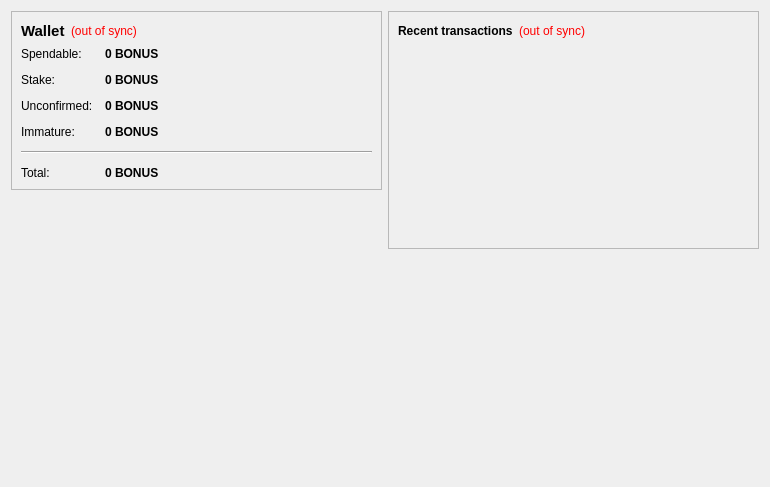
<?xml version="1.0" encoding="UTF-8"?>
<ui version="4.0">
 <class>OverviewPage</class>
 <widget class="QWidget" name="OverviewPage">
  <property name="geometry">
   <rect>
    <x>0</x>
    <y>0</y>
    <width>770</width>
    <height>487</height>
   </rect>
  </property>
  <property name="windowTitle">
   <string>Form</string>
  </property>
  <layout class="QHBoxLayout" name="horizontalLayout" stretch="1,1">
   <item>
    <layout class="QVBoxLayout" name="verticalLayout_2">
     <item>
      <widget class="QFrame" name="frame">
       <property name="frameShape">
        <enum>QFrame::StyledPanel</enum>
       </property>
       <property name="frameShadow">
        <enum>QFrame::Raised</enum>
       </property>
       <layout class="QVBoxLayout" name="verticalLayout_4">
        <item>
         <layout class="QHBoxLayout" name="horizontalLayout_4">
          <item>
           <widget class="QLabel" name="label_5">
            <property name="font">
             <font>
              <pointsize>11</pointsize>
              <weight>75</weight>
              <bold>true</bold>
             </font>
            </property>
            <property name="text">
             <string>Wallet</string>
            </property>
           </widget>
          </item>
          <item>
           <widget class="QLabel" name="labelWalletStatus">
            <property name="toolTip">
             <string>The displayed information may be out of date. Your wallet automatically synchronizes with the LuckyBlocks network after a connection is established, but this process has not completed yet.</string>
            </property>
            <property name="styleSheet">
             <string notr="true">QLabel { color: red; }</string>
            </property>
            <property name="text">
             <string notr="true">(out of sync)</string>
            </property>
            <property name="alignment">
             <set>Qt::AlignLeading|Qt::AlignLeft|Qt::AlignVCenter</set>
            </property>
           </widget>
          </item>
          <item>
           <spacer name="horizontalSpacer_2">
            <property name="orientation">
             <enum>Qt::Horizontal</enum>
            </property>
            <property name="sizeHint" stdset="0">
             <size>
              <width>40</width>
              <height>20</height>
             </size>
            </property>
           </spacer>
          </item>
         </layout>
        </item>
        <item>
         <layout class="QFormLayout" name="formLayout_2">
          <property name="fieldGrowthPolicy">
           <enum>QFormLayout::AllNonFixedFieldsGrow</enum>
          </property>
          <property name="horizontalSpacing">
           <number>12</number>
          </property>
          <property name="verticalSpacing">
           <number>12</number>
          </property>
          <item row="0" column="0">
           <widget class="QLabel" name="label">
            <property name="text">
             <string>Spendable:</string>
            </property>
           </widget>
          </item>
          <item row="0" column="1">
           <widget class="QLabel" name="labelBalance">
            <property name="font">
             <font>
              <weight>75</weight>
              <bold>true</bold>
             </font>
            </property>
            <property name="cursor">
             <cursorShape>IBeamCursor</cursorShape>
            </property>
            <property name="toolTip">
             <string>Your current spendable balance</string>
            </property>
            <property name="text">
             <string notr="true">0 BONUS</string>
            </property>
            <property name="textInteractionFlags">
             <set>Qt::LinksAccessibleByMouse|Qt::TextSelectableByKeyboard|Qt::TextSelectableByMouse</set>
            </property>
           </widget>
          </item>
          <item row="1" column="0">
           <widget class="QLabel" name="label_6">
            <property name="text">
             <string>Stake:</string>
            </property>
           </widget>
          </item>
          <item row="1" column="1">
           <widget class="QLabel" name="labelStake">
            <property name="font">
             <font>
              <weight>75</weight>
              <bold>true</bold>
             </font>
            </property>
            <property name="cursor">
             <cursorShape>IBeamCursor</cursorShape>
            </property>
            <property name="toolTip">
             <string>Total of coins that was staked, and do not yet count toward the current balance</string>
            </property>
            <property name="text">
             <string notr="true">0 BONUS</string>
            </property>
            <property name="textInteractionFlags">
             <set>Qt::LinksAccessibleByMouse|Qt::TextSelectableByKeyboard|Qt::TextSelectableByMouse</set>
            </property>
           </widget>
          </item>
          <item row="2" column="0">
           <widget class="QLabel" name="label_3">
            <property name="text">
             <string>Unconfirmed:</string>
            </property>
           </widget>
          </item>
          <item row="2" column="1">
           <widget class="QLabel" name="labelUnconfirmed">
            <property name="font">
             <font>
              <weight>75</weight>
              <bold>true</bold>
             </font>
            </property>
            <property name="cursor">
             <cursorShape>IBeamCursor</cursorShape>
            </property>
            <property name="toolTip">
             <string>Total of transactions that have yet to be confirmed, and do not yet count toward the current balance</string>
            </property>
            <property name="text">
             <string notr="true">0 BONUS</string>
            </property>
            <property name="textInteractionFlags">
             <set>Qt::LinksAccessibleByMouse|Qt::TextSelectableByKeyboard|Qt::TextSelectableByMouse</set>
            </property>
           </widget>
          </item>
          <item row="3" column="0">
           <widget class="QLabel" name="labelImmatureText">
            <property name="text">
             <string>Immature:</string>
            </property>
           </widget>
          </item>
          <item row="3" column="1">
           <widget class="QLabel" name="labelImmature">
            <property name="font">
             <font>
              <weight>75</weight>
              <bold>true</bold>
             </font>
            </property>
            <property name="toolTip">
             <string>Mined balance that has not yet matured</string>
            </property>
            <property name="text">
             <string notr="true">0 BONUS</string>
            </property>
            <property name="textInteractionFlags">
             <set>Qt::LinksAccessibleByMouse|Qt::TextSelectableByKeyboard|Qt::TextSelectableByMouse</set>
            </property>
           </widget>
          </item>
          <item row="4" column="0" colspan="2">
           <widget class="Line" name="line">
            <property name="orientation">
             <enum>Qt::Horizontal</enum>
            </property>
           </widget>
          </item>
          <item row="5" column="0">
           <widget class="QLabel" name="labelTotalText">
            <property name="text">
             <string>Total:</string>
            </property>
           </widget>
          </item>
          <item row="5" column="1">
           <widget class="QLabel" name="labelTotal">
            <property name="font">
             <font>
              <weight>75</weight>
              <bold>true</bold>
             </font>
            </property>
            <property name="cursor">
             <cursorShape>IBeamCursor</cursorShape>
            </property>
            <property name="toolTip">
             <string>Your current total balance</string>
            </property>
            <property name="text">
             <string notr="true">0 BONUS</string>
            </property>
            <property name="textInteractionFlags">
             <set>Qt::LinksAccessibleByMouse|Qt::TextSelectableByKeyboard|Qt::TextSelectableByMouse</set>
            </property>
           </widget>
          </item>
         </layout>
        </item>
       </layout>
      </widget>
     </item>
     <item>
      <spacer name="verticalSpacer">
       <property name="orientation">
        <enum>Qt::Vertical</enum>
       </property>
       <property name="sizeHint" stdset="0">
        <size>
         <width>20</width>
         <height>40</height>
        </size>
       </property>
      </spacer>
     </item>
     <item>
      <widget class="QLabel" name="label_2">
       <property name="autoFillBackground">
        <bool>true</bool>
       </property>
       <property name="text">
        <string/>
       </property>
       <property name="pixmap">
        <pixmap resource="../bitcoin.qrc">:/icons/drmbg</pixmap>
       </property>
       <property name="scaledContents">
        <bool>false</bool>
       </property>
       <property name="margin">
        <number>0</number>
       </property>
      </widget>
     </item>
    </layout>
   </item>
   <item>
    <layout class="QVBoxLayout" name="verticalLayout_3">
     <item>
      <widget class="QFrame" name="frame_2">
       <property name="frameShape">
        <enum>QFrame::StyledPanel</enum>
       </property>
       <property name="frameShadow">
        <enum>QFrame::Raised</enum>
       </property>
       <layout class="QVBoxLayout" name="verticalLayout">
        <item>
         <layout class="QHBoxLayout" name="horizontalLayout_2">
          <item>
           <widget class="QLabel" name="label_4">
            <property name="text">
             <string>&lt;b&gt;Recent transactions&lt;/b&gt;</string>
            </property>
           </widget>
          </item>
          <item>
           <widget class="QLabel" name="labelTransactionsStatus">
            <property name="toolTip">
             <string>The displayed information may be out of date. Your wallet automatically synchronizes with the LuckyBlocks network after a connection is established, but this process has not completed yet.</string>
            </property>
            <property name="styleSheet">
             <string notr="true">QLabel { color: red; }</string>
            </property>
            <property name="text">
             <string notr="true">(out of sync)</string>
            </property>
            <property name="alignment">
             <set>Qt::AlignRight|Qt::AlignTrailing|Qt::AlignVCenter</set>
            </property>
           </widget>
          </item>
          <item>
           <spacer name="horizontalSpacer">
            <property name="orientation">
             <enum>Qt::Horizontal</enum>
            </property>
            <property name="sizeHint" stdset="0">
             <size>
              <width>40</width>
              <height>20</height>
             </size>
            </property>
           </spacer>
          </item>
         </layout>
        </item>
        <item>
         <widget class="QListView" name="listTransactions">
          <property name="styleSheet">
           <string notr="true">QListView { background: transparent; }</string>
          </property>
          <property name="frameShape">
           <enum>QFrame::NoFrame</enum>
          </property>
          <property name="verticalScrollBarPolicy">
           <enum>Qt::ScrollBarAlwaysOff</enum>
          </property>
          <property name="horizontalScrollBarPolicy">
           <enum>Qt::ScrollBarAlwaysOff</enum>
          </property>
          <property name="selectionMode">
           <enum>QAbstractItemView::NoSelection</enum>
          </property>
         </widget>
        </item>
       </layout>
      </widget>
     </item>
     <item>
      <spacer name="verticalSpacer_2">
       <property name="orientation">
        <enum>Qt::Vertical</enum>
       </property>
       <property name="sizeHint" stdset="0">
        <size>
         <width>20</width>
         <height>40</height>
        </size>
       </property>
      </spacer>
     </item>
    </layout>
   </item>
  </layout>
 </widget>
 <resources/>
 <connections/>
</ui>
